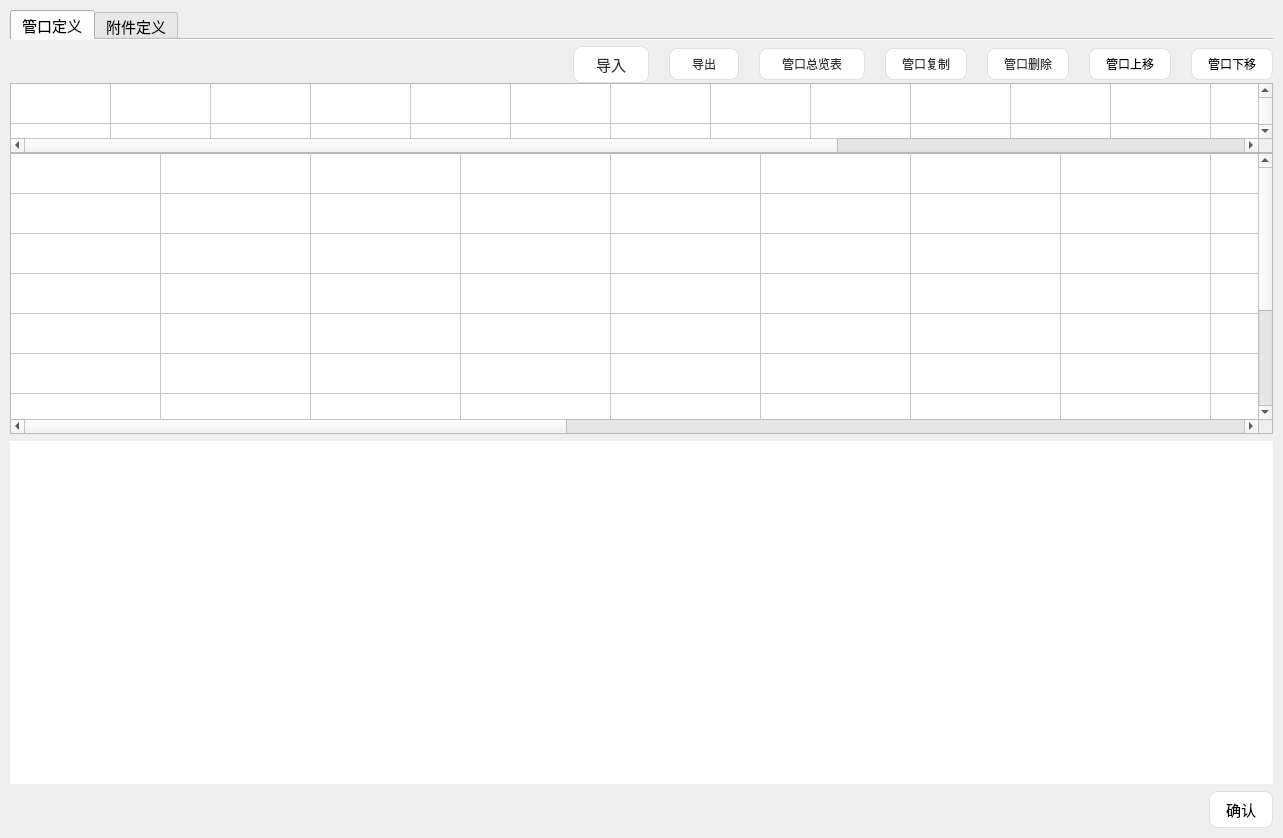
<?xml version="1.0" encoding="UTF-8"?>
<ui version="4.0">
 <class>Form</class>
 <widget class="QWidget" name="Form">
  <property name="geometry">
   <rect>
    <x>0</x>
    <y>0</y>
    <width>1283</width>
    <height>838</height>
   </rect>
  </property>
  <property name="windowTitle">
   <string>Form</string>
  </property>
  <property name="styleSheet">
   <string notr="true"/>
  </property>
  <layout class="QVBoxLayout" name="verticalLayout_6" stretch="21,17,1">
   <property name="spacing">
    <number>7</number>
   </property>
   <property name="leftMargin">
    <number>10</number>
   </property>
   <property name="topMargin">
    <number>10</number>
   </property>
   <property name="rightMargin">
    <number>10</number>
   </property>
   <property name="bottomMargin">
    <number>10</number>
   </property>
   <item>
    <widget class="QTabWidget" name="tabWidget">
     <property name="minimumSize">
      <size>
       <width>1177</width>
       <height>337</height>
      </size>
     </property>
     <property name="font">
      <font>
       <pointsize>11</pointsize>
      </font>
     </property>
     <property name="styleSheet">
      <string notr="true"/>
     </property>
     <property name="currentIndex">
      <number>0</number>
     </property>
     <property name="documentMode">
      <bool>true</bool>
     </property>
     <widget class="QWidget" name="tab_pipe_define">
      <attribute name="title">
       <string>管口定义</string>
      </attribute>
      <layout class="QVBoxLayout" name="verticalLayout_5" stretch="0">
       <property name="spacing">
        <number>0</number>
       </property>
       <property name="leftMargin">
        <number>0</number>
       </property>
       <property name="topMargin">
        <number>6</number>
       </property>
       <property name="rightMargin">
        <number>0</number>
       </property>
       <property name="bottomMargin">
        <number>0</number>
       </property>
       <item>
        <layout class="QVBoxLayout" name="verticalLayout_4">
         <item>
          <layout class="QHBoxLayout" name="horizontalLayout">
           <property name="spacing">
            <number>20</number>
           </property>
           <item>
            <spacer name="horizontalSpacer">
             <property name="orientation">
              <enum>Qt::Horizontal</enum>
             </property>
             <property name="sizeHint" stdset="0">
              <size>
               <width>326</width>
               <height>20</height>
              </size>
             </property>
            </spacer>
           </item>
           <item>
            <widget class="QPushButton" name="pushButton_in">
             <property name="font">
              <font>
               <pointsize>11</pointsize>
              </font>
             </property>
             <property name="styleSheet">
              <string notr="true">QPushButton {
    /* 背景：纯白，无渐变 */
    background-color: #FFFFFF;
    /* 边框：浅灰色细线 */
    border: 1px solid #E0E0E0;
    /* 圆角：8px，和参考图一致 */
    border-radius: 8px;
    /* 文字样式 */
    color: #333333;
    font-size: px;
    /* 内边距，让文字居中 */
    padding: 6px 22px;
    /* 鼠标悬浮时的过渡效果 */
    transition: all 0.2s ease;
}

/* 鼠标悬浮效果：轻微加深边框 + 浅背景 */
QPushButton:hover {
    background-color: #F5F5F5;
    border-color: #D0D0D0;
}

/* 点击效果：按下时轻微变暗 */
QPushButton:pressed {
    background-color: #EEEEEE;
    border-color: #C0C0C0;
}

/* 禁用状态样式（可选） */
QPushButton:disabled {
    background-color: #FAFAFA;
    color: #AAAAAA;
    border-color: #E5E5E5;
}
</string>
             </property>
             <property name="text">
              <string>导入</string>
             </property>
            </widget>
           </item>
           <item>
            <widget class="QPushButton" name="pushButto_out2">
             <property name="font">
              <font>
               <pointsize>9</pointsize>
              </font>
             </property>
             <property name="styleSheet">
              <string notr="true">QPushButton {
    /* 背景：纯白，无渐变 */
    background-color: #FFFFFF;
    /* 边框：浅灰色细线 */
    border: 1px solid #E0E0E0;
    /* 圆角：8px，和参考图一致 */
    border-radius: 8px;
    /* 文字样式 */
    color: #333333;
    font-size: px;
    /* 内边距，让文字居中 */
    padding: 6px 22px;
    /* 鼠标悬浮时的过渡效果 */
    transition: all 0.2s ease;
}

/* 鼠标悬浮效果：轻微加深边框 + 浅背景 */
QPushButton:hover {
    background-color: #F5F5F5;
    border-color: #D0D0D0;
}

/* 点击效果：按下时轻微变暗 */
QPushButton:pressed {
    background-color: #EEEEEE;
    border-color: #C0C0C0;
}

/* 禁用状态样式（可选） */
QPushButton:disabled {
    background-color: #FAFAFA;
    color: #AAAAAA;
    border-color: #E5E5E5;
}
</string>
             </property>
             <property name="text">
              <string>导出</string>
             </property>
            </widget>
           </item>
           <item>
            <widget class="QPushButton" name="pushButton_out">
             <property name="styleSheet">
              <string notr="true">QPushButton {
    /* 背景：纯白，无渐变 */
    background-color: #FFFFFF;
    /* 边框：浅灰色细线 */
    border: 1px solid #E0E0E0;
    /* 圆角：8px，和参考图一致 */
    border-radius: 8px;
    /* 文字样式 */
    color: #333333;
    font-size: px;
    /* 内边距，让文字居中 */
    padding: 6px 22px;
    /* 鼠标悬浮时的过渡效果 */
    transition: all 0.2s ease;
}

/* 鼠标悬浮效果：轻微加深边框 + 浅背景 */
QPushButton:hover {
    background-color: #F5F5F5;
    border-color: #D0D0D0;
}

/* 点击效果：按下时轻微变暗 */
QPushButton:pressed {
    background-color: #EEEEEE;
    border-color: #C0C0C0;
}

/* 禁用状态样式（可选） */
QPushButton:disabled {
    background-color: #FAFAFA;
    color: #AAAAAA;
    border-color: #E5E5E5;
}
</string>
             </property>
             <property name="text">
              <string>管口总览表</string>
             </property>
            </widget>
           </item>
           <item>
            <widget class="QPushButton" name="pushButton_cv">
             <property name="styleSheet">
              <string notr="true">QPushButton {
    /* 背景：纯白，无渐变 */
    background-color: #FFFFFF;
    /* 边框：浅灰色细线 */
    border: 1px solid #E0E0E0;
    /* 圆角：8px，和参考图一致 */
    border-radius: 8px;
    /* 文字样式 */
    color: #333333;
    font-size: px;
    /* 内边距，让文字居中 */
    padding: 6px 16px;
    /* 鼠标悬浮时的过渡效果 */
    transition: all 0.2s ease;
}

/* 鼠标悬浮效果：轻微加深边框 + 浅背景 */
QPushButton:hover {
    background-color: #F5F5F5;
    border-color: #D0D0D0;
}

/* 点击效果：按下时轻微变暗 */
QPushButton:pressed {
    background-color: #EEEEEE;
    border-color: #C0C0C0;
}

/* 禁用状态样式（可选） */
QPushButton:disabled {
    background-color: #FAFAFA;
    color: #AAAAAA;
    border-color: #E5E5E5;
}
</string>
             </property>
             <property name="text">
              <string>管口复制</string>
             </property>
            </widget>
           </item>
           <item>
            <widget class="QPushButton" name="pushButton_pipe_delete">
             <property name="styleSheet">
              <string notr="true">QPushButton {
    /* 背景：纯白，无渐变 */
    background-color: #FFFFFF;
    /* 边框：浅灰色细线 */
    border: 1px solid #E0E0E0;
    /* 圆角：8px，和参考图一致 */
    border-radius: 8px;
    /* 文字样式 */
    color: #333333;
    font-size: px;
    /* 内边距，让文字居中 */
    padding: 6px 16px;
    /* 鼠标悬浮时的过渡效果 */
    transition: all 0.2s ease;
}

/* 鼠标悬浮效果：轻微加深边框 + 浅背景 */
QPushButton:hover {
    background-color: #F5F5F5;
    border-color: #D0D0D0;
}

/* 点击效果：按下时轻微变暗 */
QPushButton:pressed {
    background-color: #EEEEEE;
    border-color: #C0C0C0;
}

/* 禁用状态样式（可选） */
QPushButton:disabled {
    background-color: #FAFAFA;
    color: #AAAAAA;
    border-color: #E5E5E5;
}
</string>
             </property>
             <property name="text">
              <string>管口删除</string>
             </property>
            </widget>
           </item>
           <item>
            <widget class="QPushButton" name="pushButton_pipe_up">
             <property name="styleSheet">
              <string notr="true">QPushButton {
    /* 背景：纯白，无渐变 */
    background-color: #FFFFFF;
    /* 边框：浅灰色细线 */
    border: 1px solid #E0E0E0;
    /* 圆角：8px，和参考图一致 */
    border-radius: 8px;
    /* 文字样式 */
    color: #000000;
    font-size: px;
    /* 内边距，让文字居中 */
    padding: 6px 16px;
    /* 鼠标悬浮时的过渡效果 */
    transition: all 0.2s ease;
}

/* 鼠标悬浮效果：轻微加深边框 + 浅背景 */
QPushButton:hover {
    background-color: #F5F5F5;
    border-color: #D0D0D0;
}

/* 点击效果：按下时轻微变暗 */
QPushButton:pressed {
    background-color: #EEEEEE;
    border-color: #C0C0C0;
}

/* 禁用状态样式（可选） */
QPushButton:disabled {
    background-color: #FAFAFA;
    color: #AAAAAA;
    border-color: #E5E5E5;
}
</string>
             </property>
             <property name="text">
              <string>管口上移</string>
             </property>
            </widget>
           </item>
           <item>
            <widget class="QPushButton" name="pushButton_pipe_down">
             <property name="styleSheet">
              <string notr="true">QPushButton {
    /* 背景：纯白，无渐变 */
    background-color: #FFFFFF;
    /* 边框：浅灰色细线 */
    border: 1px solid #E0E0E0;
    /* 圆角：8px，和参考图一致 */
    border-radius: 8px;
    /* 文字样式 */
    color: #000000;
    font-size: px;
    /* 内边距，让文字居中 */
    padding: 6px 16px;
    /* 鼠标悬浮时的过渡效果 */
    transition: all 0.2s ease;
}

/* 鼠标悬浮效果：轻微加深边框 + 浅背景 */
QPushButton:hover {
    background-color: #F5F5F5;
    border-color: #D0D0D0;
}

/* 点击效果：按下时轻微变暗 */
QPushButton:pressed {
    background-color: #EEEEEE;
    border-color: #C0C0C0;
}

/* 禁用状态样式（可选） */
QPushButton:disabled {
    background-color: #FAFAFA;
    color: #AAAAAA;
    border-color: #E5E5E5;
}
</string>
             </property>
             <property name="text">
              <string>管口下移</string>
             </property>
            </widget>
           </item>
          </layout>
         </item>
         <item>
          <layout class="QVBoxLayout" name="verticalLayout" stretch="9,200">
           <property name="spacing">
            <number>0</number>
           </property>
           <item>
            <widget class="QTableWidget" name="tableWidget_pipe_title">
             <property name="styleSheet">
              <string notr="true"/>
             </property>
             <property name="lineWidth">
              <number>2</number>
             </property>
             <property name="autoScrollMargin">
              <number>12</number>
             </property>
             <property name="rowCount">
              <number>3</number>
             </property>
             <property name="columnCount">
              <number>18</number>
             </property>
             <attribute name="horizontalHeaderVisible">
              <bool>false</bool>
             </attribute>
             <attribute name="horizontalHeaderMinimumSectionSize">
              <number>50</number>
             </attribute>
             <attribute name="horizontalHeaderStretchLastSection">
              <bool>false</bool>
             </attribute>
             <attribute name="verticalHeaderVisible">
              <bool>false</bool>
             </attribute>
             <attribute name="verticalHeaderMinimumSectionSize">
              <number>40</number>
             </attribute>
             <attribute name="verticalHeaderDefaultSectionSize">
              <number>40</number>
             </attribute>
             <attribute name="verticalHeaderStretchLastSection">
              <bool>false</bool>
             </attribute>
             <row/>
             <row/>
             <row/>
             <column/>
             <column/>
             <column/>
             <column/>
             <column/>
             <column/>
             <column/>
             <column/>
             <column/>
             <column/>
             <column/>
             <column/>
             <column/>
             <column/>
             <column/>
             <column/>
             <column/>
             <column/>
            </widget>
           </item>
           <item>
            <widget class="QTableWidget" name="tableWidget_pipe">
             <property name="font">
              <font>
               <pointsize>9</pointsize>
              </font>
             </property>
             <property name="autoFillBackground">
              <bool>false</bool>
             </property>
             <property name="styleSheet">
              <string notr="true"/>
             </property>
             <property name="frameShape">
              <enum>QFrame::StyledPanel</enum>
             </property>
             <property name="frameShadow">
              <enum>QFrame::Sunken</enum>
             </property>
             <property name="lineWidth">
              <number>2</number>
             </property>
             <property name="midLineWidth">
              <number>0</number>
             </property>
             <property name="autoScrollMargin">
              <number>12</number>
             </property>
             <property name="iconSize">
              <size>
               <width>0</width>
               <height>0</height>
              </size>
             </property>
             <property name="sortingEnabled">
              <bool>false</bool>
             </property>
             <property name="rowCount">
              <number>10</number>
             </property>
             <property name="columnCount">
              <number>18</number>
             </property>
             <attribute name="horizontalHeaderVisible">
              <bool>false</bool>
             </attribute>
             <attribute name="horizontalHeaderMinimumSectionSize">
              <number>50</number>
             </attribute>
             <attribute name="horizontalHeaderDefaultSectionSize">
              <number>150</number>
             </attribute>
             <attribute name="verticalHeaderVisible">
              <bool>false</bool>
             </attribute>
             <attribute name="verticalHeaderMinimumSectionSize">
              <number>40</number>
             </attribute>
             <attribute name="verticalHeaderDefaultSectionSize">
              <number>40</number>
             </attribute>
             <attribute name="verticalHeaderShowSortIndicator" stdset="0">
              <bool>false</bool>
             </attribute>
             <row>
              <property name="text">
               <string>新建行</string>
              </property>
             </row>
             <row>
              <property name="text">
               <string>新建行</string>
              </property>
             </row>
             <row>
              <property name="text">
               <string>新建行</string>
              </property>
             </row>
             <row>
              <property name="text">
               <string>新建行</string>
              </property>
             </row>
             <row>
              <property name="text">
               <string>新建行</string>
              </property>
             </row>
             <row>
              <property name="text">
               <string>新建行</string>
              </property>
             </row>
             <row>
              <property name="text">
               <string>新建行</string>
              </property>
             </row>
             <row>
              <property name="text">
               <string>新建行</string>
              </property>
             </row>
             <row>
              <property name="text">
               <string>新建行</string>
              </property>
             </row>
             <row>
              <property name="text">
               <string>新建行</string>
              </property>
             </row>
             <column>
              <property name="text">
               <string>新建列</string>
              </property>
             </column>
             <column>
              <property name="text">
               <string>新建列</string>
              </property>
             </column>
             <column>
              <property name="text">
               <string>新建列</string>
              </property>
             </column>
             <column>
              <property name="text">
               <string>新建列</string>
              </property>
             </column>
             <column>
              <property name="text">
               <string>新建列</string>
              </property>
             </column>
             <column>
              <property name="text">
               <string>新建列</string>
              </property>
             </column>
             <column>
              <property name="text">
               <string>新建列</string>
              </property>
             </column>
             <column>
              <property name="text">
               <string>新建列</string>
              </property>
             </column>
             <column>
              <property name="text">
               <string>新建列</string>
              </property>
             </column>
             <column>
              <property name="text">
               <string>新建列</string>
              </property>
             </column>
             <column>
              <property name="text">
               <string>新建列</string>
              </property>
             </column>
             <column>
              <property name="text">
               <string>新建列</string>
              </property>
             </column>
             <column>
              <property name="text">
               <string>新建列</string>
              </property>
             </column>
             <column>
              <property name="text">
               <string>新建列</string>
              </property>
             </column>
             <column>
              <property name="text">
               <string>新建列</string>
              </property>
             </column>
             <column>
              <property name="text">
               <string>新建列</string>
              </property>
             </column>
             <column>
              <property name="text">
               <string>新建列</string>
              </property>
             </column>
             <column>
              <property name="text">
               <string>新建列</string>
              </property>
             </column>
            </widget>
           </item>
          </layout>
         </item>
        </layout>
       </item>
      </layout>
     </widget>
     <widget class="QWidget" name="tab_attachment_define">
      <attribute name="title">
       <string>附件定义</string>
      </attribute>
      <layout class="QVBoxLayout" name="verticalLayout_3" stretch="21">
       <property name="spacing">
        <number>0</number>
       </property>
       <property name="leftMargin">
        <number>0</number>
       </property>
       <property name="topMargin">
        <number>6</number>
       </property>
       <property name="rightMargin">
        <number>0</number>
       </property>
       <property name="bottomMargin">
        <number>0</number>
       </property>
       <item>
        <layout class="QVBoxLayout" name="verticalLayout_2">
         <property name="spacing">
          <number>6</number>
         </property>
         <item>
          <layout class="QHBoxLayout" name="horizontalLayout_2" stretch="0,0,0,0,0,0,0,0,0">
           <property name="spacing">
            <number>20</number>
           </property>
           <property name="leftMargin">
            <number>20</number>
           </property>
           <property name="rightMargin">
            <number>0</number>
           </property>
           <item>
            <widget class="QPushButton" name="pic_anshizhizuo">
             <property name="maximumSize">
              <size>
               <width>32</width>
               <height>32</height>
              </size>
             </property>
             <property name="styleSheet">
              <string notr="true">border: none; background: transparent; image: url(:/icons/鞍式支座.png);</string>
             </property>
             <property name="text">
              <string/>
             </property>
            </widget>
           </item>
           <item>
            <widget class="QPushButton" name="pic_erzuo">
             <property name="maximumSize">
              <size>
               <width>32</width>
               <height>32</height>
              </size>
             </property>
             <property name="styleSheet">
              <string notr="true">border: none; background: transparent; image: url(:/icons/耳座.png);</string>
             </property>
             <property name="text">
              <string/>
             </property>
             <property name="iconSize">
              <size>
               <width>20</width>
               <height>20</height>
              </size>
             </property>
            </widget>
           </item>
           <item>
            <widget class="QPushButton" name="pic_mingpai">
             <property name="maximumSize">
              <size>
               <width>32</width>
               <height>32</height>
              </size>
             </property>
             <property name="styleSheet">
              <string notr="true">border: none; background: transparent; image: url(:/icons/铭牌.png);</string>
             </property>
             <property name="text">
              <string/>
             </property>
            </widget>
           </item>
           <item>
            <widget class="QPushButton" name="pic_diaoer">
             <property name="maximumSize">
              <size>
               <width>32</width>
               <height>32</height>
              </size>
             </property>
             <property name="styleSheet">
              <string notr="true">border: none; background: transparent; image: url(:/icons/吊耳.png);</string>
             </property>
             <property name="text">
              <string/>
             </property>
            </widget>
           </item>
           <item>
            <widget class="QPushButton" name="pic_baowenzhichengquan">
             <property name="maximumSize">
              <size>
               <width>32</width>
               <height>32</height>
              </size>
             </property>
             <property name="styleSheet">
              <string notr="true">border: none; background: transparent; image: url(:/icons/保温支撑圈.png);</string>
             </property>
             <property name="text">
              <string/>
             </property>
            </widget>
           </item>
           <item>
            <widget class="QPushButton" name="pic_baowenzhichengtiao">
             <property name="maximumSize">
              <size>
               <width>32</width>
               <height>32</height>
              </size>
             </property>
             <property name="styleSheet">
              <string notr="true">border: none; background: transparent; image: url(:/icons/保温支撑条.png);</string>
             </property>
             <property name="text">
              <string/>
             </property>
            </widget>
           </item>
           <item>
            <spacer name="horizontalSpacer_2">
             <property name="orientation">
              <enum>Qt::Horizontal</enum>
             </property>
             <property name="sizeHint" stdset="0">
              <size>
               <width>478</width>
               <height>17</height>
              </size>
             </property>
            </spacer>
           </item>
           <item>
            <widget class="QPushButton" name="pushButton_attachment_delete">
             <property name="maximumSize">
              <size>
               <width>16777215</width>
               <height>16777215</height>
              </size>
             </property>
             <property name="styleSheet">
              <string notr="true">QPushButton {
    /* 背景：纯白，无渐变 */
    background-color: #FFFFFF;
    /* 边框：浅灰色细线 */
    border: 1px solid #E0E0E0;
    /* 圆角：8px，和参考图一致 */
    border-radius: 8px;
    /* 文字样式 */
    color: #000000;
    font-size: px;
    /* 内边距，让文字居中 */
    padding: 6px 16px;
    /* 鼠标悬浮时的过渡效果 */
    transition: all 0.2s ease;
}

/* 鼠标悬浮效果：轻微加深边框 + 浅背景 */
QPushButton:hover {
    background-color: #F5F5F5;
    border-color: #D0D0D0;
}

/* 点击效果：按下时轻微变暗 */
QPushButton:pressed {
    background-color: #EEEEEE;
    border-color: #C0C0C0;
}

/* 禁用状态样式（可选） */
QPushButton:disabled {
    background-color: #FAFAFA;
    color: #AAAAAA;
    border-color: #E5E5E5;
}
</string>
             </property>
             <property name="text">
              <string>元件删除</string>
             </property>
            </widget>
           </item>
           <item>
            <widget class="QPushButton" name="pushButton_attachment_copy">
             <property name="maximumSize">
              <size>
               <width>16777215</width>
               <height>16777215</height>
              </size>
             </property>
             <property name="styleSheet">
              <string notr="true">QPushButton {
    /* 背景：纯白，无渐变 */
    background-color: #FFFFFF;
    /* 边框：浅灰色细线 */
    border: 1px solid #E0E0E0;
    /* 圆角：8px，和参考图一致 */
    border-radius: 8px;
    /* 文字样式 */
    color: #000000;
    font-size: px;
    /* 内边距，让文字居中 */
    padding: 6px 16px;
    /* 鼠标悬浮时的过渡效果 */
    transition: all 0.2s ease;
}

/* 鼠标悬浮效果：轻微加深边框 + 浅背景 */
QPushButton:hover {
    background-color: #F5F5F5;
    border-color: #D0D0D0;
}

/* 点击效果：按下时轻微变暗 */
QPushButton:pressed {
    background-color: #EEEEEE;
    border-color: #C0C0C0;
}

/* 禁用状态样式（可选） */
QPushButton:disabled {
    background-color: #FAFAFA;
    color: #AAAAAA;
    border-color: #E5E5E5;
}
</string>
             </property>
             <property name="text">
              <string>元件复制</string>
             </property>
            </widget>
           </item>
          </layout>
         </item>
         <item>
          <widget class="QTableWidget" name="tableWidget_attachment">
           <property name="autoFillBackground">
            <bool>false</bool>
           </property>
           <property name="styleSheet">
            <string notr="true"/>
           </property>
           <property name="lineWidth">
            <number>4</number>
           </property>
           <property name="sortingEnabled">
            <bool>false</bool>
           </property>
           <property name="columnCount">
            <number>12</number>
           </property>
           <attribute name="horizontalHeaderVisible">
            <bool>false</bool>
           </attribute>
           <attribute name="horizontalHeaderMinimumSectionSize">
            <number>50</number>
           </attribute>
           <attribute name="horizontalHeaderDefaultSectionSize">
            <number>145</number>
           </attribute>
           <attribute name="verticalHeaderVisible">
            <bool>false</bool>
           </attribute>
           <attribute name="verticalHeaderMinimumSectionSize">
            <number>28</number>
           </attribute>
           <attribute name="verticalHeaderDefaultSectionSize">
            <number>28</number>
           </attribute>
           <attribute name="verticalHeaderShowSortIndicator" stdset="0">
            <bool>false</bool>
           </attribute>
           <row>
            <property name="text">
             <string>新建行</string>
            </property>
           </row>
           <row>
            <property name="text">
             <string>新建行</string>
            </property>
           </row>
           <row>
            <property name="text">
             <string>新建行</string>
            </property>
           </row>
           <row>
            <property name="text">
             <string>新建行</string>
            </property>
           </row>
           <row>
            <property name="text">
             <string>新建行</string>
            </property>
           </row>
           <row>
            <property name="text">
             <string>新建行</string>
            </property>
           </row>
           <row>
            <property name="text">
             <string>新建行</string>
            </property>
           </row>
           <row>
            <property name="text">
             <string>新建行</string>
            </property>
           </row>
           <row>
            <property name="text">
             <string>新建行</string>
            </property>
           </row>
           <row>
            <property name="text">
             <string>新建行</string>
            </property>
           </row>
           <row>
            <property name="text">
             <string>新建行</string>
            </property>
           </row>
           <row>
            <property name="text">
             <string>新建行</string>
            </property>
           </row>
           <row>
            <property name="text">
             <string>新建行</string>
            </property>
           </row>
           <row>
            <property name="text">
             <string>新建行</string>
            </property>
           </row>
           <row>
            <property name="text">
             <string>新建行</string>
            </property>
           </row>
           <row>
            <property name="text">
             <string>新建行</string>
            </property>
           </row>
           <column>
            <property name="text">
             <string>新建列</string>
            </property>
           </column>
           <column>
            <property name="text">
             <string>新建列</string>
            </property>
           </column>
           <column>
            <property name="text">
             <string>新建列</string>
            </property>
           </column>
           <column>
            <property name="text">
             <string>新建列</string>
            </property>
           </column>
           <column>
            <property name="text">
             <string>新建列</string>
            </property>
           </column>
           <column>
            <property name="text">
             <string>新建列</string>
            </property>
           </column>
           <column>
            <property name="text">
             <string>新建列</string>
            </property>
           </column>
           <column>
            <property name="text">
             <string>新建列</string>
            </property>
           </column>
           <column>
            <property name="text">
             <string>新建列</string>
            </property>
           </column>
           <column>
            <property name="text">
             <string>新建列</string>
            </property>
           </column>
           <column>
            <property name="text">
             <string>新建列</string>
            </property>
           </column>
           <column>
            <property name="text">
             <string>新建列</string>
            </property>
           </column>
          </widget>
         </item>
        </layout>
       </item>
      </layout>
     </widget>
    </widget>
   </item>
   <item>
    <widget class="QWidget" name="widget_control" native="true">
     <property name="minimumSize">
      <size>
       <width>1177</width>
       <height>337</height>
      </size>
     </property>
     <property name="styleSheet">
      <string notr="true">background-color: rgb(255, 255, 255);</string>
     </property>
    </widget>
   </item>
   <item>
    <layout class="QHBoxLayout" name="horizontalLayout_3">
     <item>
      <spacer name="horizontalSpacer_3">
       <property name="orientation">
        <enum>Qt::Horizontal</enum>
       </property>
       <property name="sizeHint" stdset="0">
        <size>
         <width>1062</width>
         <height>20</height>
        </size>
       </property>
      </spacer>
     </item>
     <item>
      <widget class="QPushButton" name="pushButton_affirm">
       <property name="font">
        <font>
         <pointsize>11</pointsize>
        </font>
       </property>
       <property name="styleSheet">
        <string notr="true">QPushButton {
    /* 背景：纯白，无渐变 */
    background-color: #FFFFFF;
    /* 边框：浅灰色细线 */
    border: 1px solid #E0E0E0;
    /* 圆角：8px，和参考图一致 */
    border-radius: 8px;
    /* 文字样式 */
    color: #000000;
    font-size: px;
    /* 内边距，让文字居中 */
    padding: 6px 16px;
    /* 鼠标悬浮时的过渡效果 */
    transition: all 0.2s ease;
}

/* 鼠标悬浮效果：轻微加深边框 + 浅背景 */
QPushButton:hover {
    background-color: #F5F5F5;
    border-color: #D0D0D0;
}

/* 点击效果：按下时轻微变暗 */
QPushButton:pressed {
    background-color: #EEEEEE;
    border-color: #C0C0C0;
}

/* 禁用状态样式（可选） */
QPushButton:disabled {
    background-color: #FAFAFA;
    color: #AAAAAA;
    border-color: #E5E5E5;
}
</string>
       </property>
       <property name="text">
        <string>确认</string>
       </property>
      </widget>
     </item>
    </layout>
   </item>
  </layout>
 </widget>
 <resources>
  <include location="../resource/pic.qrc"/>
 </resources>
 <connections/>
</ui>
